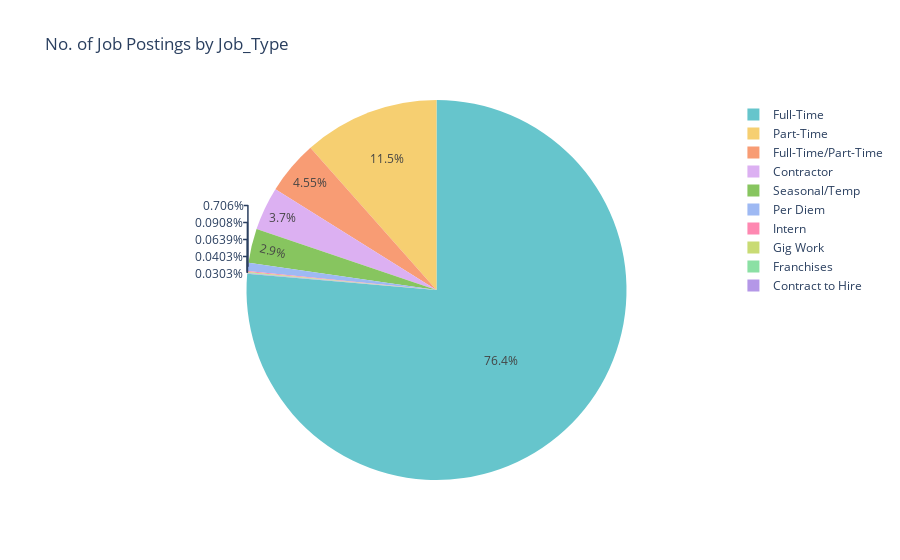

Source (notebook cell):
### Code cell
jobtypes = jobs['job_type'].value_counts()
px.pie(jobtypes, values = jobtypes.values, names = jobtypes.index,
       title = 'No. of Job Postings by Job_Type',
      color_discrete_sequence = px.colors.qualitative.Pastel)

### Figure 1 — Plotly figure (JSON) as saved in the notebook; plotly's stock layout.template omitted (floating-point values rounded to 4 significant figures)
{"data": [{"hovertemplate": "label=%{label}<br>value=%{value}", "domain": {"y": [0, 1], "x": [0, 1]}, "legendgroup": "", "name": "", "labels": ["Full-Time", "Part-Time", "Full-Time/Part-Time", "Contractor", "Seasonal/Temp", "Per Diem", "Intern", "Gig Work", "Franchises", "Contract to Hire"], "showlegend": true, "hoverlabel": {"namelength": 0}, "values": [22720, 3436, 1355, 1100, 862, 210, 27, 19, 12, 9], "type": "pie"}], "layout": {"title": {"text": "No. of Job Postings by Job_Type"}, "legend": {"tracegroupgap": 0}, "piecolorway": ["rgb(102, 197, 204)", "rgb(246, 207, 113)", "rgb(248, 156, 116)", "rgb(220, 176, 242)", "rgb(135, 197, 95)", "rgb(158, 185, 243)", "rgb(254, 136, 177)", "rgb(201, 219, 116)", "rgb(139, 224, 164)", "rgb(180, 151, 231)", "rgb(179, 179, 179)"]}}
